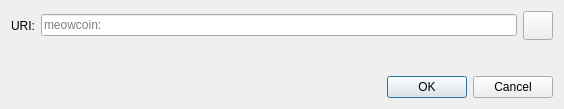
<?xml version="1.0" encoding="UTF-8"?>
<ui version="4.0">
 <class>OpenURIDialog</class>
 <widget class="QDialog" name="OpenURIDialog">
  <property name="geometry">
   <rect>
    <x>0</x>
    <y>0</y>
    <width>564</width>
    <height>109</height>
   </rect>
  </property>
  <property name="windowTitle">
   <string>Open meowcoin URI</string>
  </property>
  <layout class="QVBoxLayout" name="verticalLayout">
   <item>
    <layout class="QHBoxLayout" name="horizontalLayout">
     <item>
      <widget class="QLabel" name="label">
       <property name="text">
        <string>URI:</string>
       </property>
      </widget>
     </item>
     <item>
      <widget class="QValidatedLineEdit" name="uriEdit">
       <property name="placeholderText">
        <string notr="true">meowcoin:</string>
       </property>
      </widget>
     </item>
     <item>
      <widget class="QToolButton" name="pasteButton">
       <property name="toolTip">
        <string extracomment="Tooltip text for button that allows you to paste an address that is in your clipboard.">Paste address from clipboard</string>
       </property>
       <property name="text">
        <string/>
       </property>
       <property name="icon">
        <iconset resource="../bitcoin.qrc">
         <normaloff>:/icons/editpaste</normaloff>:/icons/editpaste
        </iconset>
       </property>
       <property name="iconSize">
        <size>
         <width>22</width>
         <height>22</height>
        </size>
       </property>
      </widget>
     </item>
    </layout>
   </item>
   <item>
    <spacer name="verticalSpacer">
     <property name="orientation">
      <enum>Qt::Vertical</enum>
     </property>
     <property name="sizeHint" stdset="0">
      <size>
       <width>20</width>
       <height>40</height>
      </size>
     </property>
    </spacer>
   </item>
   <item>
    <widget class="QDialogButtonBox" name="buttonBox">
     <property name="orientation">
      <enum>Qt::Horizontal</enum>
     </property>
     <property name="standardButtons">
      <set>QDialogButtonBox::Cancel|QDialogButtonBox::Ok</set>
     </property>
    </widget>
   </item>
  </layout>
 </widget>
 <customwidgets>
  <customwidget>
   <class>QValidatedLineEdit</class>
   <extends>QLineEdit</extends>
   <header>qt/qvalidatedlineedit.h</header>
  </customwidget>
 </customwidgets>
 <resources/>
 <connections>
  <connection>
   <sender>buttonBox</sender>
   <signal>accepted()</signal>
   <receiver>OpenURIDialog</receiver>
   <slot>accept()</slot>
   <hints>
    <hint type="sourcelabel">
     <x>248</x>
     <y>254</y>
    </hint>
    <hint type="destinationlabel">
     <x>157</x>
     <y>274</y>
    </hint>
   </hints>
  </connection>
  <connection>
   <sender>buttonBox</sender>
   <signal>rejected()</signal>
   <receiver>OpenURIDialog</receiver>
   <slot>reject()</slot>
   <hints>
    <hint type="sourcelabel">
     <x>316</x>
     <y>260</y>
    </hint>
    <hint type="destinationlabel">
     <x>286</x>
     <y>274</y>
    </hint>
   </hints>
  </connection>
 </connections>
</ui>
